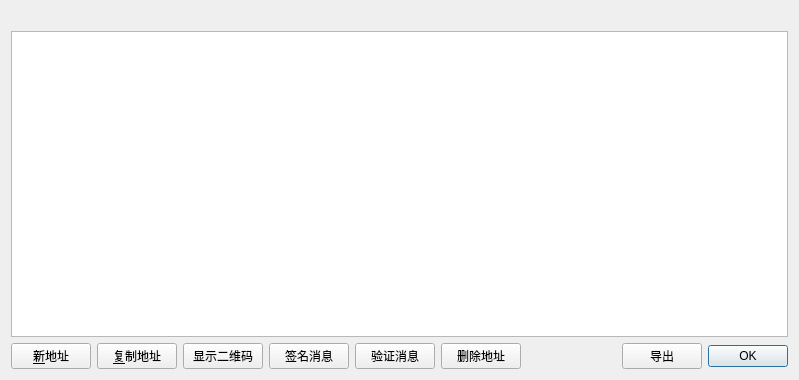
<?xml version="1.0" encoding="UTF-8"?>
<ui version="4.0">
 <class>AddressBookPage</class>
 <widget class="QWidget" name="AddressBookPage">
  <property name="geometry">
   <rect>
    <x>0</x>
    <y>0</y>
    <width>799</width>
    <height>380</height>
   </rect>
  </property>
  <property name="windowTitle">
   <string>Address Book</string>
  </property>
  <layout class="QVBoxLayout" name="verticalLayout">
   <item>
    <widget class="QLabel" name="labelExplanation">
     <property name="textFormat">
      <enum>Qt::PlainText</enum>
     </property>
     <property name="wordWrap">
      <bool>true</bool>
     </property>
    </widget>
   </item>
   <item>
    <widget class="QTableView" name="tableView">
     <property name="contextMenuPolicy">
      <enum>Qt::CustomContextMenu</enum>
     </property>
     <property name="toolTip">
      <string>Double-click to edit address or label</string>
     </property>
     <property name="tabKeyNavigation">
      <bool>false</bool>
     </property>
     <property name="alternatingRowColors">
      <bool>true</bool>
     </property>
     <property name="selectionMode">
      <enum>QAbstractItemView::SingleSelection</enum>
     </property>
     <property name="selectionBehavior">
      <enum>QAbstractItemView::SelectRows</enum>
     </property>
     <property name="sortingEnabled">
      <bool>true</bool>
     </property>
     <attribute name="verticalHeaderVisible">
      <bool>false</bool>
     </attribute>
    </widget>
   </item>
   <item>
    <layout class="QHBoxLayout" name="horizontalLayout">
     <item>
      <widget class="QPushButton" name="newAddress">
       <property name="toolTip">
        <string>创建一个新地址</string>
       </property>
       <property name="text">
        <string>&amp;新地址</string>
       </property>
       <property name="icon">
        <iconset resource="../bitcoin.qrc">
         <normaloff>:/icons/add</normaloff>:/icons/add</iconset>
       </property>
      </widget>
     </item>
     <item>
      <widget class="QPushButton" name="copyAddress">
       <property name="toolTip">
        <string>Copy the currently selected address to the system clipboard</string>
       </property>
       <property name="text">
        <string>&amp;复制地址</string>
       </property>
       <property name="icon">
        <iconset resource="../bitcoin.qrc">
         <normaloff>:/icons/editcopy</normaloff>:/icons/editcopy</iconset>
       </property>
      </widget>
     </item>
     <item>
      <widget class="QPushButton" name="showQRCode">
       <property name="text">
        <string>显示二维码</string>
       </property>
       <property name="icon">
        <iconset resource="../bitcoin.qrc">
         <normaloff>:/icons/qrcode</normaloff>:/icons/qrcode</iconset>
       </property>
      </widget>
     </item>
     <item>
      <widget class="QPushButton" name="signMessage">
       <property name="toolTip">
        <string>Sign a message to prove you own a Kangyuanjifen address</string>
       </property>
       <property name="text">
        <string>签名消息</string>
       </property>
       <property name="icon">
        <iconset resource="../bitcoin.qrc">
         <normaloff>:/icons/edit</normaloff>:/icons/edit</iconset>
       </property>
      </widget>
     </item>
     <item>
      <widget class="QPushButton" name="verifyMessage">
       <property name="toolTip">
        <string>Verify a message to ensure it was signed with a specified Kangyuanjifen address</string>
       </property>
       <property name="text">
        <string>验证消息</string>
       </property>
       <property name="icon">
        <iconset resource="../bitcoin.qrc">
         <normaloff>:/icons/transaction_0</normaloff>:/icons/transaction_0</iconset>
       </property>
      </widget>
     </item>
     <item>
      <widget class="QPushButton" name="deleteAddress">
       <property name="toolTip">
        <string>Delete the currently selected address from the list</string>
       </property>
       <property name="text">
        <string>删除地址</string>
       </property>
       <property name="icon">
        <iconset resource="../bitcoin.qrc">
         <normaloff>:/icons/remove</normaloff>:/icons/remove</iconset>
       </property>
      </widget>
     </item>
     <item>
      <spacer name="horizontalSpacer">
       <property name="orientation">
        <enum>Qt::Horizontal</enum>
       </property>
       <property name="sizeHint" stdset="0">
        <size>
         <width>40</width>
         <height>20</height>
        </size>
       </property>
      </spacer>
     </item>
     <item>
      <widget class="QPushButton" name="exportButton">
       <property name="toolTip">
        <string>Export the data in the current tab to a file</string>
       </property>
       <property name="text">
        <string>导出</string>
       </property>
       <property name="icon">
        <iconset resource="../bitcoin.qrc">
         <normaloff>:/icons/export</normaloff>:/icons/export</iconset>
       </property>
      </widget>
     </item>
     <item>
      <widget class="QDialogButtonBox" name="buttonBox">
       <property name="sizePolicy">
        <sizepolicy hsizetype="Maximum" vsizetype="Fixed">
         <horstretch>0</horstretch>
         <verstretch>0</verstretch>
        </sizepolicy>
       </property>
       <property name="standardButtons">
        <set>QDialogButtonBox::Ok</set>
       </property>
      </widget>
     </item>
    </layout>
   </item>
  </layout>
 </widget>
 <resources>
  <include location="../bitcoin.qrc"/>
 </resources>
 <connections/>
</ui>
